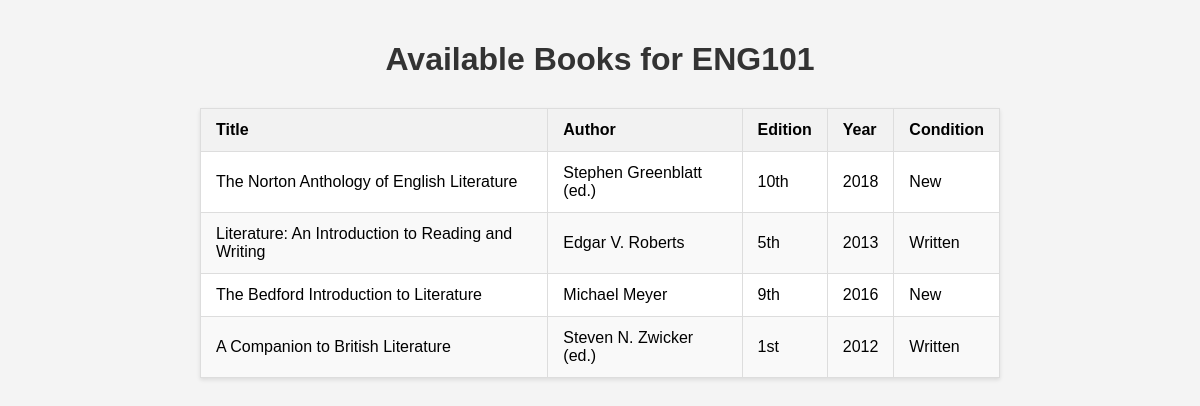
/textbooks/ENG101/, run on the app's committed database.
### textbooks/models.py (models this page shows, shortened)
class Textbook(models.Model):
    CONDITION_CHOICES = [
        ('new', 'New'),
        ('written', 'Written'),
        ('old', 'Old'),
    ]
    title = models.CharField(max_length=255)
    author = models.CharField(max_length=255)
    edition = models.CharField(max_length=50, blank=True, null=True)
    year = models.IntegerField(null=True, blank=True)
    course_code = models.CharField(max_length=20)
    availability = models.BooleanField(default=True)
    condition = models.CharField(max_length=10, choices=CONDITION_CHOICES)

### textbooks/views.py (the view)
# urls.py: path('textbooks/<str:course_code>/', views.textbooks_by_course_code, name='textbooks_by_course'),
def textbooks_by_course_code(request, course_code):
    textbooks = Textbook.objects.filter(course_code=course_code, availability=True)
    context = {'textbooks': textbooks, 'course_code': course_code}
    return render(request, 'textbooks_by_coursecode.html', context)

### textbooks/templates/textbooks_by_coursecode.html (shortened to what this page needs)
<!DOCTYPE html>
<html>
<head>
</head>
<body>
    <h1>Available Books for {{ course_code }}</h1>
    {% if textbooks %}
    <table>
        <thead>
            <tr>
                <th>Title</th>
                <th>Author</th>
                <th>Edition</th>
                <th>Year</th>
                <th>Condition</th>
            </tr>
        </thead>
        <tbody>
            {% for textbook in textbooks %}
            <tr>
                <td>{{ textbook.title }}</td>
                <td>{{ textbook.author }}</td>
                <td>{{ textbook.edition|default:"-" }}</td>
                <td>{{ textbook.year|default:"-" }}</td>
                <td>{{ textbook.get_condition_display }}</td>
            </tr>
            {% endfor %}
        </tbody>
    </table>
    {% else %}
    <p>No textbooks are currently available</p>
    {% endif %}
</body>
</html>

### textbooks/templates/textbooks_by_coursecode.html (style rules this page uses)
body { font-family: Arial, sans-serif; background-color: #f4f4f4; margin: 0; padding: 20px; }
h1 { color: #333; text-align: center; margin-bottom: 30px; }
table { width: 100%; max-width: 800px; margin: 0 auto 20px auto; border-collapse: collapse; background-color: #fff; box-shadow: 0 2px 4px rgba(0,0,0,0.1); }
th, td { padding: 12px 15px; border: 1px solid #ddd; text-align: left; }
th { background-color: #f2f2f2; font-weight: bold; }
tr:nth-child(even) { background-color: #f9f9f9; }

### data on the page
Textbook: title "The Norton Anthology of English Literature", author "Stephen Greenblatt (ed.)", edition "10th", year "2018", condition "New"
Textbook: title "Literature: An Introduction to Reading and Writing", author "Edgar V. Roberts", edition "5th", year "2013", condition "Written"
Textbook: title "The Bedford Introduction to Literature", author "Michael Meyer", edition "9th", year "2016", condition "New"
Textbook: title "A Companion to British Literature", author "Steven N. Zwicker (ed.)", edition "1st", year "2012", condition "Written"

### other printed values
{{ course_code }} "ENG101"
